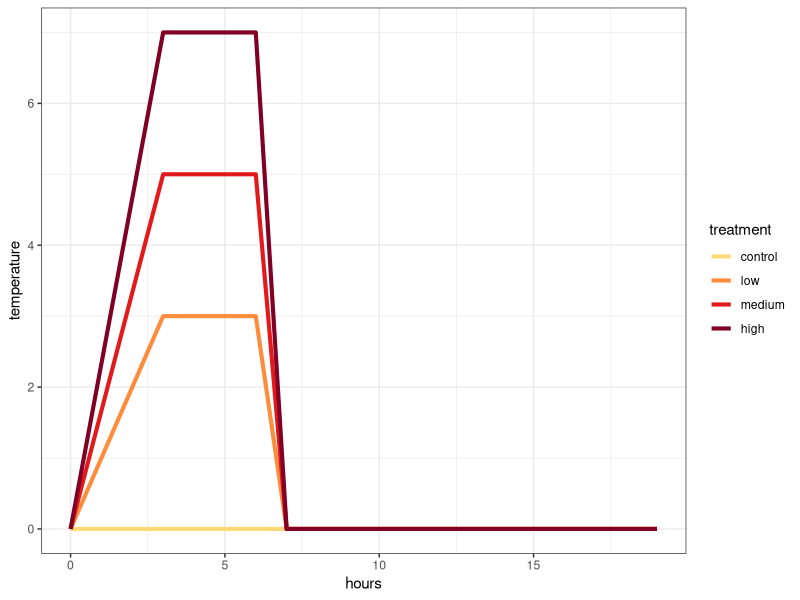

R code for this plot:
# script plot CBASS schematic

# load libraries
library(tidyverse)
library(dplyr)
library(stringr)
library(tidyr)
library(ggplot2)


exp_des <- data.frame(control= rep(0, 6), low = c(0, 3, 3, 0, 0, 0), medium = c(0, 5, 5, 0, 0, 0), high = c(0, 7, 7, 0, 0, 0), hours = c(0, 3, 6, 7, 12, 19), stringsAsFactors = F)

exp_des_long <- exp_des %>% tidyr::pivot_longer(cols = c(control,low,medium,high), names_to = "treatment", values_to = "temperature")

# set the colors
Cont_col="#FED976"
Low_col = "#FD8D3C"
Med_col = "#E31A1C"
High_col = "#800026"
exp_des_long$treatment<- factor(exp_des_long$treatment, levels = c( "control", "low", "medium", "high"))

plot_exp <- ggplot(exp_des_long, aes(x=hours, y = temperature, color = treatment, group= treatment)) + geom_line(linewidth= 1.4) + theme_bw() + scale_color_manual(values = c("control" = Cont_col, "low" = Low_col, "medium" = Med_col, "high" = High_col))


